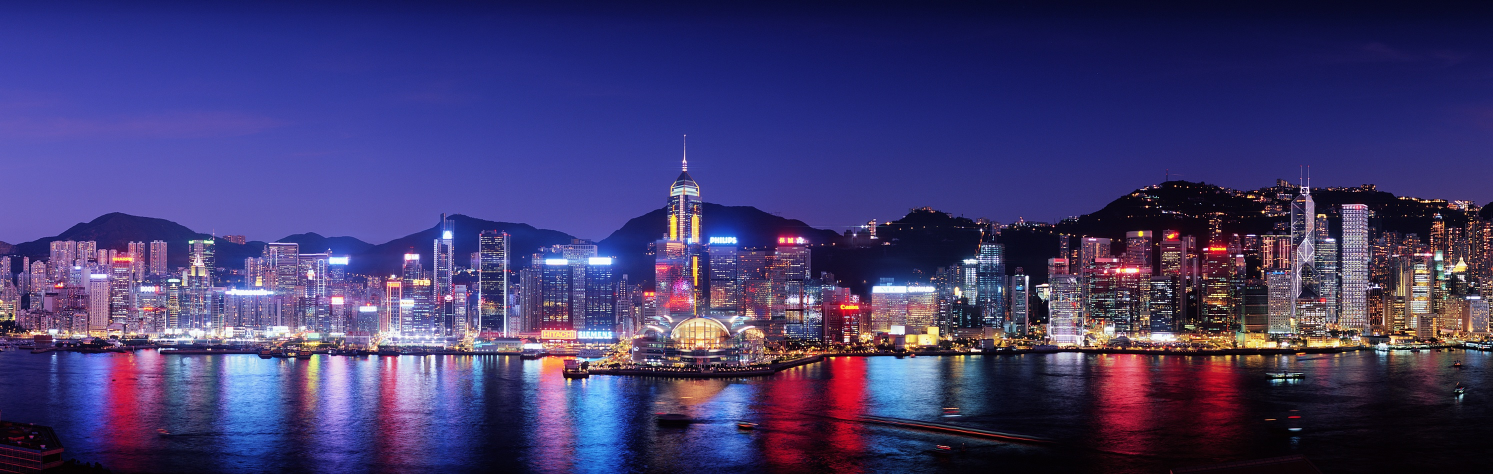
#> input picture python/dip/stitching/img/group1/l.jpg, 2986 x 948 px (shown at 1/2 size)
$ python test.py
#> lines starting #> are read from the running program, lines starting #| are printed output that depends on the picture
import cv2
import numpy as np

leftgray = cv2.imread('img/group1/l.jpg', 0)
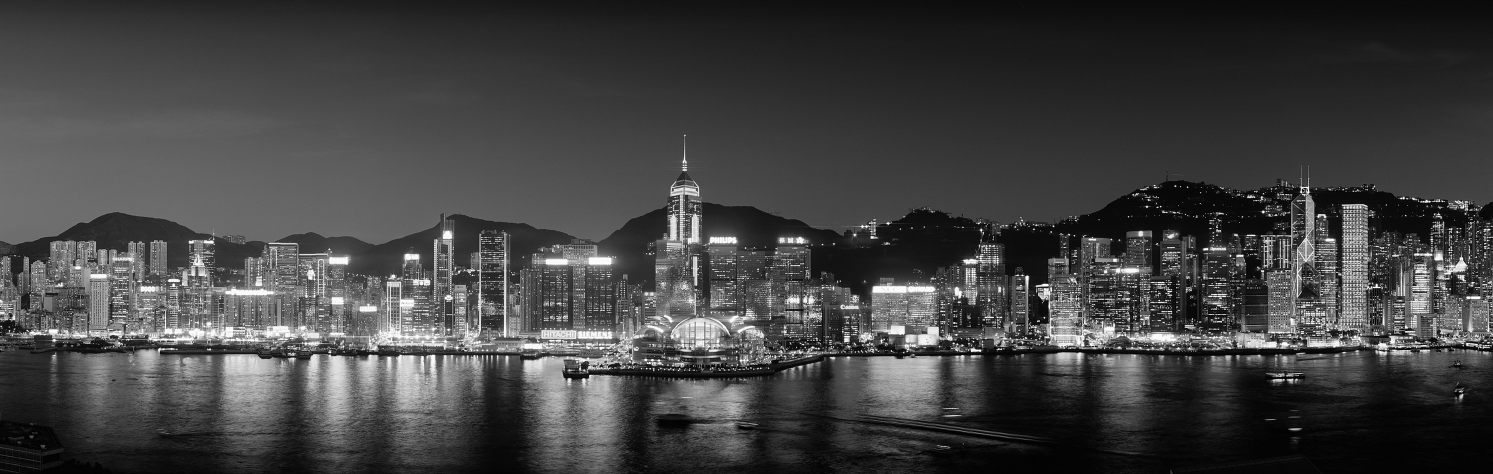
#> leftgray: shape (948, 2986) (shown at 1/2 size); min 0, max 255, mean 65.9
rightgray = cv2.imread('img/group1/r.jpg', 0)
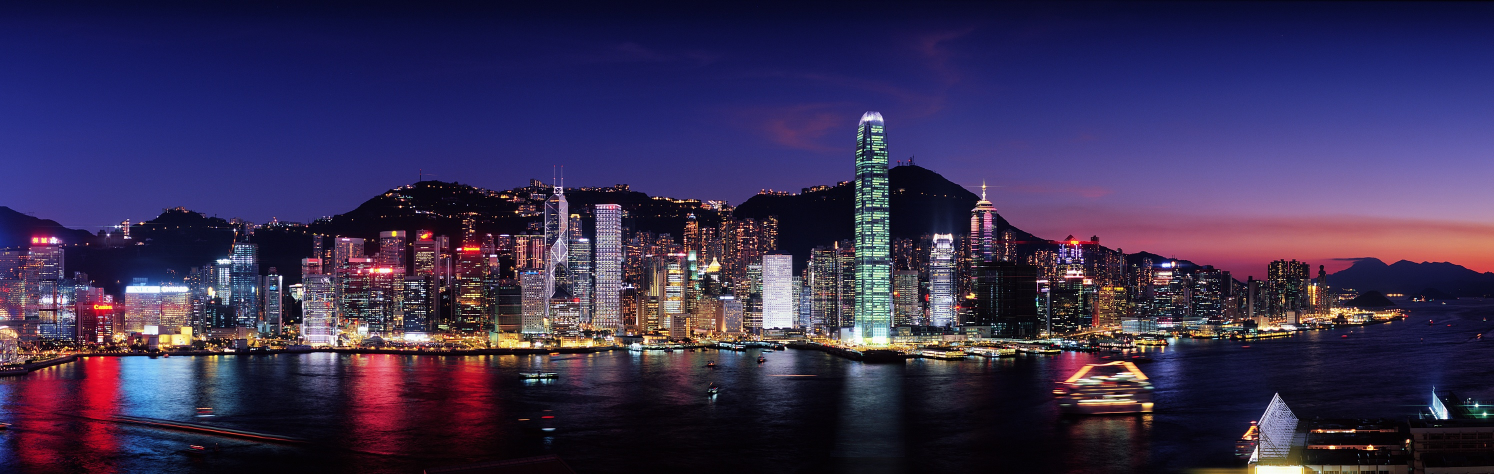
#> input picture python/dip/stitching/img/group1/r.jpg, 2988 x 948 px (shown at 1/2 size)
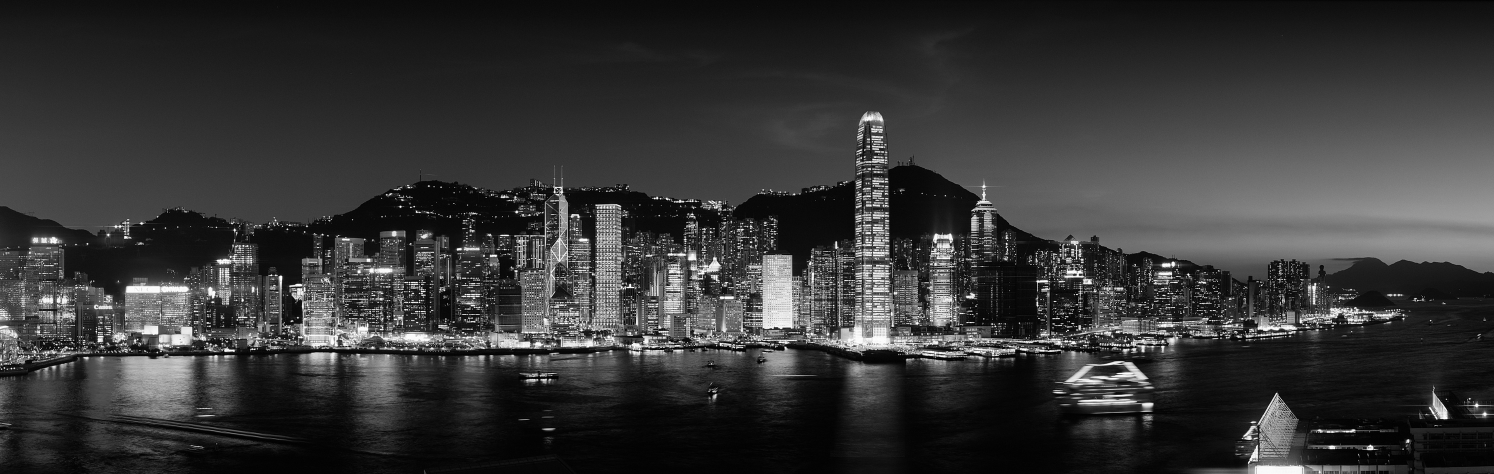
#> rightgray: shape (948, 2988) (shown at 1/2 size); min 0, max 255, mean 53.8

#> (the run stopped early here; a loop or call above may not have finished)
